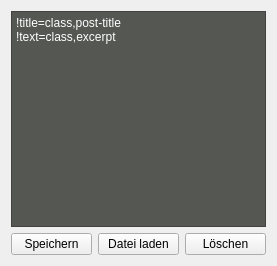
                    <widget class="QWidget" name="scrollAreaWidgetContents_3">
                     <property name="geometry">
                      <rect>
                       <x>0</x>
                       <y>0</y>
                       <width>277</width>
                       <height>266</height>
                      </rect>
                     </property>
                     <layout class="QVBoxLayout" name="verticalLayout_36">
                      <item>
                       <layout class="QVBoxLayout" name="verticalLayout_34">
                        <item>
                         <layout class="QHBoxLayout" name="horizontalLayout_17">
                          <item>
                           <widget class="QPlainTextEdit" name="rulesTextEdit">
                            <property name="palette">
                             <palette>
                              <active>
                               <colorrole role="WindowText">
                                <brush brushstyle="SolidPattern">
                                 <color alpha="255">
                                  <red>255</red>
                                  <green>255</green>
                                  <blue>255</blue>
                                 </color>
                                </brush>
                               </colorrole>
                               <colorrole role="Text">
                                <brush brushstyle="SolidPattern">
                                 <color alpha="255">
                                  <red>255</red>
                                  <green>255</green>
                                  <blue>255</blue>
                                 </color>
                                </brush>
                               </colorrole>
                               <colorrole role="Base">
                                <brush brushstyle="SolidPattern">
                                 <color alpha="255">
                                  <red>85</red>
                                  <green>87</green>
                                  <blue>83</blue>
                                 </color>
                                </brush>
                               </colorrole>
                               <colorrole role="Window">
                                <brush brushstyle="SolidPattern">
                                 <color alpha="255">
                                  <red>85</red>
                                  <green>87</green>
                                  <blue>83</blue>
                                 </color>
                                </brush>
                               </colorrole>
                              </active>
                              <inactive>
                               <colorrole role="WindowText">
                                <brush brushstyle="SolidPattern">
                                 <color alpha="255">
                                  <red>255</red>
                                  <green>255</green>
                                  <blue>255</blue>
                                 </color>
                                </brush>
                               </colorrole>
                               <colorrole role="Text">
                                <brush brushstyle="SolidPattern">
                                 <color alpha="255">
                                  <red>255</red>
                                  <green>255</green>
                                  <blue>255</blue>
                                 </color>
                                </brush>
                               </colorrole>
                               <colorrole role="Base">
                                <brush brushstyle="SolidPattern">
                                 <color alpha="255">
                                  <red>85</red>
                                  <green>87</green>
                                  <blue>83</blue>
                                 </color>
                                </brush>
                               </colorrole>
                               <colorrole role="Window">
                                <brush brushstyle="SolidPattern">
                                 <color alpha="255">
                                  <red>85</red>
                                  <green>87</green>
                                  <blue>83</blue>
                                 </color>
                                </brush>
                               </colorrole>
                              </inactive>
                              <disabled>
                               <colorrole role="WindowText">
                                <brush brushstyle="SolidPattern">
                                 <color alpha="255">
                                  <red>190</red>
                                  <green>190</green>
                                  <blue>190</blue>
                                 </color>
                                </brush>
                               </colorrole>
                               <colorrole role="Text">
                                <brush brushstyle="SolidPattern">
                                 <color alpha="255">
                                  <red>190</red>
                                  <green>190</green>
                                  <blue>190</blue>
                                 </color>
                                </brush>
                               </colorrole>
                               <colorrole role="Base">
                                <brush brushstyle="SolidPattern">
                                 <color alpha="255">
                                  <red>85</red>
                                  <green>87</green>
                                  <blue>83</blue>
                                 </color>
                                </brush>
                               </colorrole>
                               <colorrole role="Window">
                                <brush brushstyle="SolidPattern">
                                 <color alpha="255">
                                  <red>85</red>
                                  <green>87</green>
                                  <blue>83</blue>
                                 </color>
                                </brush>
                               </colorrole>
                              </disabled>
                             </palette>
                            </property>
                            <property name="plainText">
                             <string>!title=class,post-title
!text=class,excerpt</string>
                            </property>
                           </widget>
                          </item>
                         </layout>
                        </item>
                       </layout>
                      </item>
                      <item>
                       <layout class="QVBoxLayout" name="verticalLayout_35">
                        <item>
                         <layout class="QHBoxLayout" name="horizontalLayout_23">
                          <item>
                           <widget class="QPushButton" name="pushButton_14">
                            <property name="text">
                             <string>Speichern</string>
                            </property>
                           </widget>
                          </item>
                          <item>
                           <widget class="QPushButton" name="pushButton_17">
                            <property name="text">
                             <string>Datei laden</string>
                            </property>
                           </widget>
                          </item>
                          <item>
                           <widget class="QPushButton" name="pushButton_7">
                            <property name="text">
                             <string>Löschen</string>
                            </property>
                           </widget>
                          </item>
                         </layout>
                        </item>
                       </layout>
                      </item>
                     </layout>
                    </widget>
